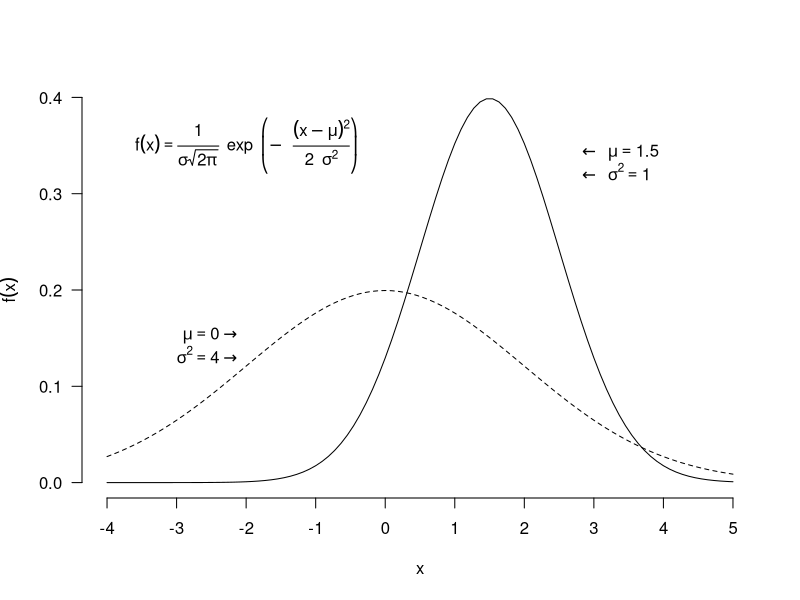

Recreate this plot in R.
# TODO: Add comment
# 
# Author: ortellic
###############################################################################

pdf(file="grafici/confrontoDueDensitaNormali.pdf")
x <- seq(-4,5,length.out = 100)

y <- dnorm(x,mean=1.5,sd=1)

plot(x,y,xlab="x",type="l",lty=1,
		las=1,ylab=expression(f(x)),
#		main="Funzione di densita' della distribuzione Normale",
		main="",
		axes=FALSE,xlim=c(-4,5),ylim=c(0,0.4))
Axis(at=(0:4)/10,side=2,las=1)
Axis(at=-4:5,side=1)

y <- dnorm(x,mean=0,sd=2)
lines(x,y,type="l",lty=2)


text(3.5, 0.7, 
		expression(f(x)==frac(1, sigma*sqrt(2*pi))~ ~exp~ ~
						bgroup("(",-~ frac((x-mu)^2, 2~ ~sigma^2),")")
				)
		,cex = 1
)

text(2.5, 0.34, expression(phantom(0) %<-%~ ~mu==1.5),cex = 1,pos=4)
text(2.5, 0.32, expression(phantom(0) %<-%~ ~sigma^2==1),cex = 1,pos=4)
text(-1.8, 0.15, expression(mu==0 %->% phantom(0)),cex = 1,pos=2)
text(-1.8, 0.13, expression(sigma^2==4 %->% phantom(0)),cex = 1,pos=2)

text(-2, 0.35, 
		expression(f(x)==frac(1, sigma*sqrt(2*pi))~ ~exp~ ~
						bgroup("(",-~ ~frac((x-mu)^2, 2~ ~sigma^2),")")
		)
		,cex = 1
)
dev.off()
